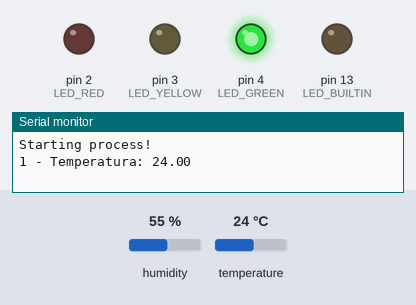
This sketch was run on a simulated Arduino Uno, built with avr-gcc and run on an emulated ATmega328P. On the bench: output pins drawn as LEDs (lit = HIGH), the last lines printed to the serial monitor. The inputs (shaded band) are chosen by the test bench; at power-on: humidity 55 %, temperature 24 °C.

Above: at 0.1 s.
At 20.9 s:
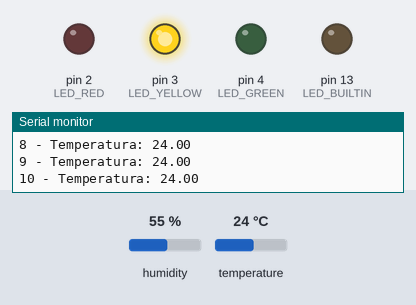
Timing chart, 0 to 22.4 s (numbered marks = the images above):
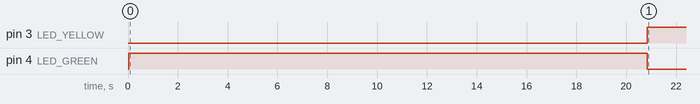

Measured:
- by itself, pin 3 (LED_YELLOW): LOW → HIGH at 20.9 s
- by itself, pin 4 (LED_GREEN): LOW → HIGH at 0.03 s, → LOW 20.8 s later

The sketch:

Trabalho.ino
```cpp
#include <dht.h>
#include <Arduino_FreeRTOS.h>
#include <semphr.h>

/// Pino 5 para aquisição da temperatura pelo sensor.
#define DHT11_PIN 5
/// Pino 4 para a comunicação do LED verde (Temperatura fria).
#define LED_GREEN 4
/// Pino 3 para a comunicação do LED amarelo (Temperatura ambiente).
#define LED_YELLOW 3
/// Pino 2 para a comunicação do LED vermelho (Temperatura quente).
#define LED_RED 2
/// Quantidade de temperaturas a serem capturadas.
#define TEMPERATURE_QUANTITY 10

/// É necessária uma struct para criar a fila com xQueueCreate, sendo assim é utlizada para guardar o valor da temperatura.
struct DHTTemperature {
  /// Valor da temperatura.
  float value;
};

/// dht é utilizada para obter a temperatura do sensor DHT11.
dht DHT;

/// SemaphoreHandle responsável por controlar Serial Port, garante que apenas uma tarefa controle o Serial Port por vez.
SemaphoreHandle_t xSerialSemaphore;

/// QueueHandle utilizada por TaskReadTemperature para enviar a temperatura adquirida pelo sensor.
QueueHandle_t structQueue;

/// Vetor utilizado para guardar as temperaturas lidas pelo sensor.
float temperatures[TEMPERATURE_QUANTITY];
/// Variável que guarda a média das temperaturas.
float avarege;
/// Variável que guarda a quantidade de temperaturas adquiridas.
int temperaturesPosition;
/// Flag responsável por habilitar a tarefa que realiza a média das temeraturas.
bool isReadingFinished;
/// Flag responsável por habilitar a tarefa que realiza informa o status.
bool isChecked;

/// @private
void TaskReadTemperature(void *pvParameters);
/// @private
void TaskProcessTemperature(void *pvParameters);
/// @private
void TaskTemperatureAvarege(void *pvParameters);
/// @private
void TaskDisplayStatus(void *pvParameters);

/*! \fn void setup()
 *  \brief Responsável por realizar a configuração inicial sistema.
 *  \paragraph configuracao Configurações
 */

void setup()
{
  Serial.begin(9600); /// Baud Rate = 9600.
  Serial.println("Starting process!");

  pinMode(LED_BUILTIN, OUTPUT); /// Pino LED_BUILTIN como saída.
  pinMode(LED_GREEN, OUTPUT); /// Pino LED_GREEN como saída.
  pinMode(LED_YELLOW, OUTPUT); /// Pino LED_YELLOW como saída.
  pinMode(LED_RED, OUTPUT); /// Pino LED_RED como saída.

  if (xSerialSemaphore == NULL) {
    xSerialSemaphore = xSemaphoreCreateMutex(); /// Cria a mutex que controla a porta serial.
  } else {
    xSemaphoreGive(xSerialSemaphore);
  }

  structQueue = xQueueCreate(10, sizeof(struct DHTTemperature)); /// Cria a Queue para envio de dados do sensor.

  if (structQueue != NULL) {
    xTaskCreate(TaskReadTemperature, "ReadTemperature", 128, NULL, 2, NULL); /// Cria task responsável por obter a temperatura.
    xTaskCreate(TaskProcessTemperature, "ProcessTemperature", 128, NULL, 2, NULL); /// Cria task responsável por inserir a temperatura obtida no array temperatures e mostrar no Serial a temperatura atual.
    xTaskCreate(TaskTemperatureAvarege, "TemperatureAvarege", 128, NULL, 2, NULL); /// Cria task responsável por realizar a média das temepraturas.
    xTaskCreate(TaskDisplayStatus, "DisplayStatus", 128, NULL, 2, NULL); /// Cria task responsável informar o status do ar-condicionado estar refrigerando.
  }
}

/*! \fn void loop()
 *  \brief Método vazio, pois o fluxo é realizado pelas tasks.
 */
void loop() { }

///*--------------------------------------------------*/
///*---------------------- Tasks ---------------------*/
///*--------------------------------------------------*/

/*! \fn TaskReadTemperature(void *pvParameters __attribute__((unused)))
 *  \brief Tarefa responsável por realizar a leitura da temperatura utilizando a biblioteca dht.h.
 */
void TaskReadTemperature(void *pvParameters __attribute__((unused))) {
  while (true) {
    struct DHTTemperature temperature;
    int chk = DHT.read11(DHT11_PIN);
    temperature.value = DHT.temperature;

    xQueueSend(structQueue, &temperature, portMAX_DELAY); /// Faz o envio da struct temperature.
    vTaskDelay(2000 / portTICK_PERIOD_MS); /// Espera 2 segundos entre as leituras para estabilidade do dado, pois o sensor DHT11 consegue ler a cada 1 segundo.
  }
}

/*! \fn TaskProcessTemperature(void *pvParameters __attribute__((unused)))
 *  \brief Tarefa responsável por imprimir no Serial Port a temperatura atual e salvar no array.
 */
void TaskProcessTemperature(void *pvParameters __attribute__((unused))) {
  while (true) {
    struct DHTTemperature temperature;
    /// Recebe a struct temperature da task TaskReadTemperature.
    if (xQueueReceive(structQueue, &temperature, portMAX_DELAY) == pdPASS) {
      temperatures[temperaturesPosition] = temperature.value; /// Guarda a temperatura adquirda no array temperatures.
      if (temperaturesPosition < TEMPERATURE_QUANTITY) { /// Checa se a quantidade de valores adquidos é menor que TEMPERATURE_QUANTITY.
        isReadingFinished = false; /// Não habilita o cálculo da média.
        if (xSemaphoreTake(xSerialSemaphore, (TickType_t)5) == pdTRUE) {
          Serial.print(temperaturesPosition + 1); /// Imprime a quantidade atual de leituras.
          Serial.print(" - Temperatura: ");
          Serial.println(temperature.value); /// Imprime o valor da temperatura recebido.
          xSemaphoreGive(xSerialSemaphore);
          temperaturesPosition++; /// Incrementa a variável temperaturesPosition.
        }
      } else {
        isReadingFinished = true; /// Habilita o cálculo da média.
      }
      isChecked = false; /// Não habilita o DisplayStatus.
    }
  }
}

/*! \fn TaskTemperatureAvarege(void *pvParameters __attribute__((unused)))
 *  \brief Tarefa responsável por realizar a média das temperaturas.
 */
void TaskTemperatureAvarege(void *pvParameters __attribute__((unused))) {
  while (true) {
    float temperatureSum;

    if (isReadingFinished) { /// \paragraph IF Se a leitura das temperaturas estão finalizadas
      for (int index = 0; index < TEMPERATURE_QUANTITY; index++) { /// Realiza a soma das temperaturas adquiridas.
        temperatureSum += temperatures[index];
      }

      avarege = temperatureSum / TEMPERATURE_QUANTITY; /// Faz a média das temperaturas adquiridas.

      temperaturesPosition = 0;  /// Reinicia a variável que guarda a quantidade de temperaturas adquiridas.
      isReadingFinished = false; /// Não habilita o cálculo que realiza a média.

      if (xSemaphoreTake(xSerialSemaphore, (TickType_t)5) == pdTRUE) {
        Serial.print("Média: ");
        Serial.println(avarege); /// Imprime a média das temeraturas.
        temperatureSum = 0; /// Limpa a soma das temperaturas.
        xSemaphoreGive(xSerialSemaphore);
      }
    } else { /// \paragraph ELSE Caso o contrário
      isReadingFinished = false;  /// Não habilita o cálculo que realiza a média.
      isChecked = true; /// Habilita o DisplayStatus.
    }
  }
}

/*! \fn TaskDisplayStatus(void *pvParameters __attribute__((unused)))
 *  \brief Tarefa responsável por ligar os LEDs de indicação de temperatura.
 */
void TaskDisplayStatus(void *pvParameters __attribute__((unused))) {
  while (true) {
    if (isChecked) { /// Se está habilitado o DisplayStatus, irá atualizar o valor do LED.
    if (avarege < 23) { /// Se a média for menor que 23 graus irá acender o LED verde.
        digitalWrite(LED_GREEN, HIGH);
        digitalWrite(LED_YELLOW, LOW);
        digitalWrite(LED_RED, LOW);
      }
      if (avarege > 23 && avarege < 26) { /// Se a média estiver entre 23 e 26 graus irá acender o LED amarelo.
        digitalWrite(LED_GREEN, LOW);
        digitalWrite(LED_YELLOW, HIGH);
        digitalWrite(LED_RED, LOW);
      }
      if (avarege > 26) { /// Se a média for maior que 26 graus irá acender o LED vermelho.
        digitalWrite(LED_GREEN, LOW);
        digitalWrite(LED_YELLOW, LOW);
        digitalWrite(LED_RED, HIGH);
      }
    } else {
      isChecked = false;
    }
  }
}
```
